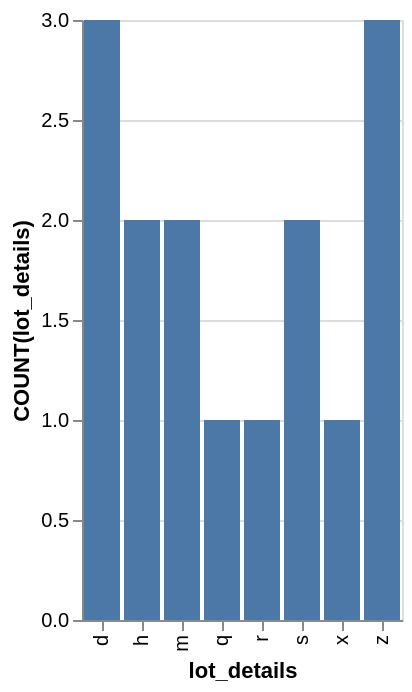

Source (Vega-Lite JSON):
### Vega-Lite specification from a JSON file in a GitHub repository (floating-point values rounded to 4 significant figures)
{"data": {"values": [{"x_data": "d", "y_data": 3}, {"x_data": "h", "y_data": 2}, {"x_data": "m", "y_data": 2}, {"x_data": "q", "y_data": 1}, {"x_data": "r", "y_data": 1}, {"x_data": "s", "y_data": 2}, {"x_data": "x", "y_data": 1}, {"x_data": "z", "y_data": 3}]}, "mark": "bar", "encoding": {"x": {"field": "x_data", "type": "nominal", "title": "lot_details", "sort": "ascending"}, "y": {"field": "y_data", "type": "quantitative", "title": "COUNT(lot_details)"}}}
